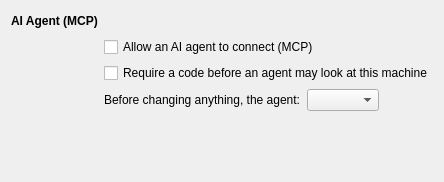
           <widget class="QWidget" name="tab_2">
            <attribute name="title">
             <string>AI Integration</string>
            </attribute>
            <layout class="QGridLayout" name="gridLayout_47">
             <item row="0" column="0">
              <layout class="QGridLayout" name="gridLayout_44">
               <item row="3" column="2">
                <widget class="QComboBox" name="cmbMcpConsent">
                 <property name="toolTip">
                  <string>Where each session starts. The agent window can raise or lower it for that session alone.

Diagnostic data an agent reads can contain text written by programs inside a sandbox, so a confirmation is also what stands between a misled agent and a silent change. Whatever is chosen here, everything the agent does is recorded.</string>
                 </property>
                </widget>
               </item>
               <item row="0" column="1" colspan="3">
                <spacer name="horizontalSpacer_27">
                 <property name="orientation">
                  <enum>Qt::Orientation::Horizontal</enum>
                 </property>
                 <property name="sizeHint" stdset="0">
                  <size>
                   <width>40</width>
                   <height>20</height>
                  </size>
                 </property>
                </spacer>
               </item>
               <item row="3" column="3">
                <spacer name="horizontalSpacer_28">
                 <property name="orientation">
                  <enum>Qt::Orientation::Horizontal</enum>
                 </property>
                 <property name="sizeHint" stdset="0">
                  <size>
                   <width>40</width>
                   <height>20</height>
                  </size>
                 </property>
                </spacer>
               </item>
               <item row="3" column="1">
                <widget class="QLabel" name="lblMcpConsent">
                 <property name="text">
                  <string>Before changing anything, the agent:</string>
                 </property>
                </widget>
               </item>
               <item row="1" column="1" colspan="3">
                <widget class="QCheckBox" name="chkMcpEnabled">
                 <property name="toolTip">
                  <string>Allows an AI agent to connect to Sandboxie-Plus over a local named pipe. Turning this off removes the option entirely: the connection cannot be armed, and a request from an agent is ignored rather than shown to you.</string>
                 </property>
                 <property name="text">
                  <string>Allow an AI agent to connect (MCP)</string>
                 </property>
                </widget>
               </item>
               <item row="2" column="1" colspan="3">
                <widget class="QCheckBox" name="chkMcpPairing">
                 <property name="toolTip">
                  <string>Sandboxie-Plus shows a six-digit code that you read to the agent before it can see anything about your machine. Without it, any program running as you that finds the pipe is treated as authorised - which includes programs you did not start on purpose. Sandboxed programs are refused either way.</string>
                 </property>
                 <property name="text">
                  <string>Require a code before an agent may look at this machine</string>
                 </property>
                </widget>
               </item>
               <item row="0" column="0">
                <widget class="QLabel" name="lblAI">
                 <property name="font">
                  <font>
                   <bold>true</bold>
                   <kerning>true</kerning>
                  </font>
                 </property>
                 <property name="text">
                  <string>AI Agent (MCP)</string>
                 </property>
                </widget>
               </item>
               <item row="5" column="1">
                <spacer name="verticalSpacer_23">
                 <property name="orientation">
                  <enum>Qt::Orientation::Vertical</enum>
                 </property>
                 <property name="sizeHint" stdset="0">
                  <size>
                   <width>20</width>
                   <height>40</height>
                  </size>
                 </property>
                </spacer>
               </item>
               <item row="4" column="1" colspan="3">
                <widget class="QLabel" name="lblMcpNote">
                 <property name="text">
                  <string/>
                 </property>
                 <property name="wordWrap">
                  <bool>true</bool>
                 </property>
                </widget>
               </item>
              </layout>
             </item>
            </layout>
           </widget>
